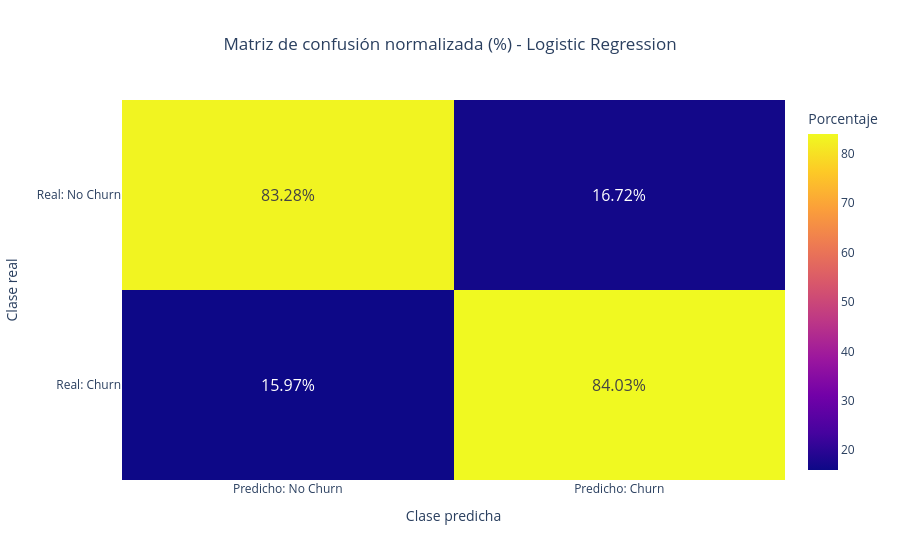

Write notebook code for a chart like this one.
### Code cell
y_pred_logreg = logreg_model.predict(X_valid)
logreg_cm_pct_df = plot_confusion_matrix_percentage(y_valid, y_pred_logreg, "Logistic Regression")
logreg_cm_pct_df

### Figure 1 — Plotly figure (JSON) as saved in the notebook; plotly's stock layout.template omitted (floating-point values rounded to 4 significant figures)
{"data": [{"coloraxis": "coloraxis", "hovertemplate": "x: %{x}<br>y: %{y}<br>Porcentaje: %{z}<extra></extra>", "name": "0", "textfont": {"size": 16}, "texttemplate": "%{z:.2f}%", "type": "heatmap", "x": ["Predicho: No Churn", "Predicho: Churn"], "xaxis": "x", "y": ["Real: No Churn", "Real: Churn"], "yaxis": "y", "z": [[83.28, 16.72], [15.97, 84.03]]}], "layout": {"coloraxis": {"colorbar": {"title": {"text": "Porcentaje"}}, "colorscale": [[0, "#0d0887"], [0.1111, "#46039f"], [0.2222, "#7201a8"], [0.3333, "#9c179e"], [0.4444, "#bd3786"], [0.5556, "#d8576b"], [0.6667, "#ed7953"], [0.7778, "#fb9f3a"], [0.8889, "#fdca26"], [1, "#f0f921"]]}, "title": {"text": "Matriz de confusión normalizada (%) - Logistic Regression", "x": 0.5}, "xaxis": {"anchor": "y", "domain": [0, 1], "title": {"text": "Clase predicha"}}, "yaxis": {"anchor": "x", "autorange": "reversed", "domain": [0, 1], "title": {"text": "Clase real"}}}}
